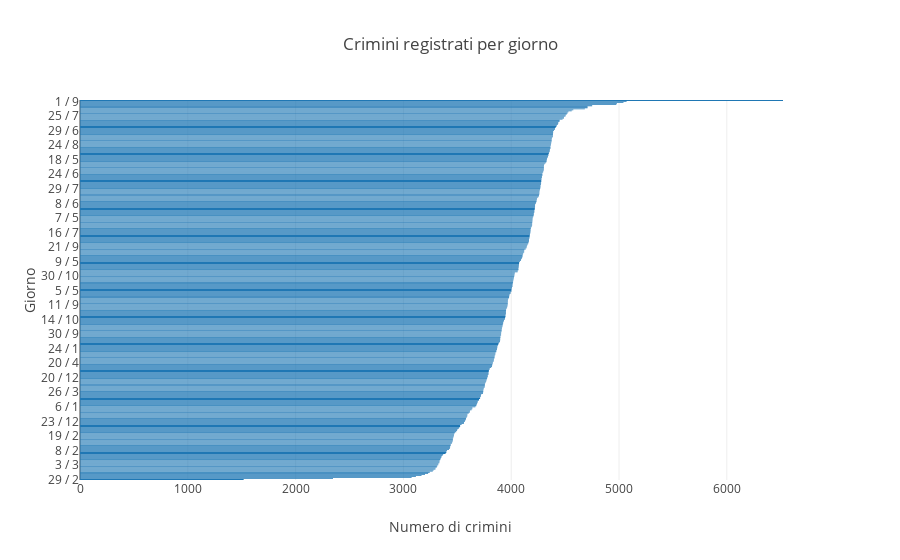

Source (notebook cell):
### Code cell
giorni = list(days_with_counter.keys())
cont_giorni = list(days_with_counter.values())


data = [go.Bar(
            y=giorni,
            x=cont_giorni,
            orientation = 'h'
)]

layout = {
    'title':'Crimini registrati per giorno',
    'yaxis':{
        'title':'Giorno',
        'categoryorder':'array',
        'categoryarray':[x for _, x in sorted(zip(cont_giorni, giorni))]
    },
    'xaxis':{
        'title':'Numero di crimini'
    }
}

fig = go.Figure(data=data, layout=layout)

py.iplot(fig)

### Figure 1 — Plotly figure (JSON) as saved in the notebook; plotly's stock layout.template omitted (floating-point values rounded to 4 significant figures; data arrays with more than 128 entries replaced by an {"elided": "..."} marker saying what was removed)
{"data": [{"orientation": "h", "type": "bar", "uid": "0581d186-fedb-11e8-8f72-74dfbf94ab14", "x": {"elided": "366 int values"}, "y": {"elided": "366 str values"}}], "layout": {"title": "Crimini registrati per giorno", "xaxis": {"title": "Numero di crimini"}, "yaxis": {"categoryarray": {"elided": "366 str values"}, "categoryorder": "array", "title": "Giorno"}}}
